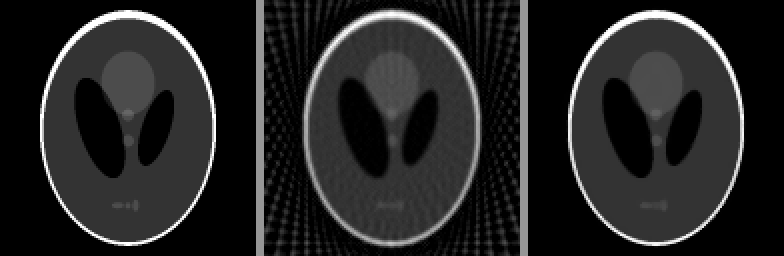
#> input picture algebraic-recon/fig-fewviews.png, 784 x 256 px, given in place of cell256.png, which was not available
$ python figs.py
#> lines starting #> are read from the running program, lines starting #| are printed output that depends on the picture
# Static figures for the quantisation unit. Run from the repository root:
#   python3 -I tools/figs/quantisation/figs.py
# Writes fig-*.svg / fig-*.png into quantisation/. The quantiser is the one of the
# quantise demo (demos/src/quantise/quant.ts): codes k = round(x L), L = 2^b - 1,
# Floyd-Steinberg error diffusion; random dither uses numpy's generator (fixed seed).
# Micrograph: demos/src/fourier2d/cell256.png (Robert M. Hunt, CC BY 3.0, Wikimedia Commons).
import math
import numpy as np
import matplotlib
matplotlib.use("Agg")
import matplotlib.pyplot as plt
from skimage import io

plt.rcParams.update({"font.size": 16, "svg.fonttype": "none", "axes.spines.top": False, "axes.spines.right": False})
C = ["#1f77b4", "#d62728", "#2ca02c", "#ff7f0e", "#9467bd"]
OUT = "quantisation/"

def save(fig, name, **kw):
    fig.savefig(OUT + name, **kw); plt.close(fig); print("wrote", OUT + name)

def quantise(x, b, dither="none", seed=11):
    L = 2 ** b - 1
    if dither == "none":
        return np.clip(np.round(x * L), 0, L) / L
    if dither == "random":
        u = np.random.default_rng(seed).random(x.shape)
        return np.clip(np.round(x * L + u - 0.5), 0, L) / L
    buf = x.astype(float) * L; h, w = buf.shape; out = np.zeros_like(buf)
    for y in range(h):
        for c in range(w):
            k = min(L, max(0, round(buf[y, c]))); e = buf[y, c] - k; out[y, c] = k / L
            if c + 1 < w: buf[y, c + 1] += e * 7 / 16
            if y + 1 < h:
                if c > 0: buf[y + 1, c - 1] += e * 3 / 16
                buf[y + 1, c] += e * 5 / 16
                if c + 1 < w: buf[y + 1, c + 1] += e / 16
    return out

def blobs(N):
    g = [[0.32, 0.35, 0.16, 0.65], [0.7, 0.3, 0.12, 0.5], [0.55, 0.72, 0.2, 0.75], [0.2, 0.8, 0.09, 0.35]]
    x = (np.arange(N) + 0.5) / N; X, Y = np.meshgrid(x, x)
    v = 0.08 + 0.1 * X
    for cx, cy, s, a in g: v = v + a * np.exp(-((X - cx) ** 2 + (Y - cy) ** 2) / (2 * s * s))
    return np.minimum(0.95, v)

cell = io.imread("demos/src/fourier2d/cell256.png").astype(float) / 255
#> cell: shape (256, 784) float64; min 0, max 1, mean 0.139

# 1. fig-sample-quant.svg: one continuous profile, sampled (where) and quantised (which values)
t = np.linspace(0, 10, 600)
f = lambda t: 0.5 + 0.3 * np.sin(0.9 * t) + 0.12 * np.sin(2.3 * t + 1)
fig, axs = plt.subplots(1, 2, figsize=(11, 3.3), sharey=True)
ax = axs[0]
ts = np.arange(0, 10.01, 0.8)
ax.plot(t, f(t), color="#999", lw=2)
ax.vlines(ts, 0, f(ts), color=C[0], lw=1.5); ax.plot(ts, f(ts), "o", color=C[0], ms=7)
ax.set_xlabel("position x: read only at grid points"); ax.set_ylabel("brightness")
ax = axs[1]
lv = np.arange(8) / 7
for l in lv: ax.axhline(l, color="#ccc", lw=1, zorder=0)
ax.plot(t, f(t), color="#999", lw=2)
ax.plot(t, np.round(f(t) * 7) / 7, color=C[1], lw=2.5)
ax.set_xlabel("values: rounded to 8 levels (3 bits)")
for a in axs: a.set_xticks([]); a.set_ylim(0, 1)
axs[0].set_yticks([0, 1]); axs[0].set_yticklabels(["black", "white"])
fig.tight_layout(); save(fig, "fig-sample-quant.svg", format="svg")
#> in save, `fig.savefig(OUT + name, **kw)`:
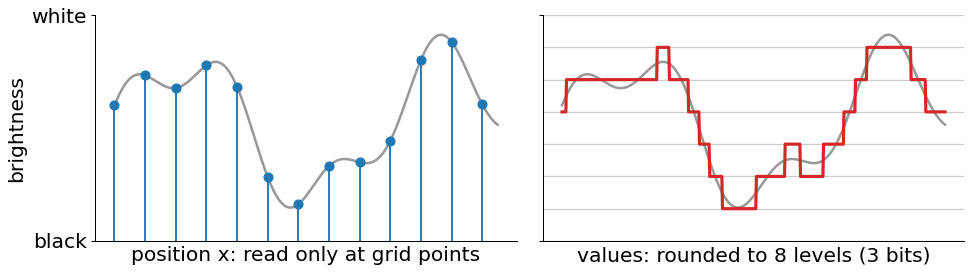
#> figure drawn by matplotlib, 2 panels

# 2. fig-bits-cell.png: the micrograph at 1, 2, 3, 4 and 8 bits
bits = [1, 2, 3, 4, 8]
fig, axs = plt.subplots(1, 5, figsize=(12.5, 3.0))
for ax, b in zip(axs, bits):
    ax.imshow(quantise(cell, b), cmap="gray", vmin=0, vmax=1, interpolation="nearest")
    ax.set_title(f"{b} bit{'s' if b > 1 else ''}: {2 ** b} levels", fontsize=16); ax.axis("off")
fig.tight_layout(pad=0.3); save(fig, "fig-bits-cell.png", dpi=110)
#> call 2 of save, with name = 'fig-bits-cell.png'
#> in save (call 2), `fig.savefig(OUT + name, **kw)`:
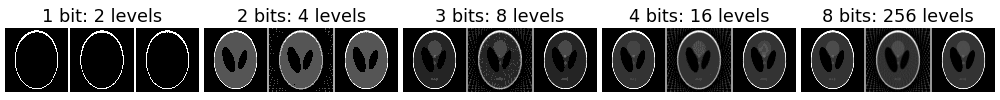
#> figure drawn by matplotlib, 5 panels

# 3. fig-sawtooth.svg: a slow ramp, its 3-bit version and the error, with the error histogram
b = 3; L = 2 ** b - 1; D = 1 / L
x = np.linspace(0, 1, 2000); q = np.round(x * L) / L; e = (q - x) / D
fig = plt.figure(figsize=(7.2, 5.6))
gs = fig.add_gridspec(2, 2, width_ratios=[4, 1.25], height_ratios=[1.25, 1], wspace=0.08, hspace=0.35)
ax = fig.add_subplot(gs[0, 0])
ax.plot(x, x, color="#999", lw=2, label="true value")
ax.plot(x, q, color=C[1], lw=2.5, label="rounded, 3 bits")
ax.set_ylabel("value"); ax.set_xticks([]); ax.legend(fontsize=14, frameon=False, loc="upper left")
ax = fig.add_subplot(gs[1, 0])
ax.plot(x, e, color=C[0], lw=2)
for yv in (-0.5, 0.5): ax.axhline(yv, color="#888", ls="--", lw=1)
ax.set_yticks([-0.5, 0, 0.5]); ax.set_yticklabels(["−Δ/2", "0", "+Δ/2"])
ax.set_ylabel("error"); ax.set_xlabel("position along a smooth ramp")
axh = fig.add_subplot(gs[1, 1], sharey=ax)
axh.hist(e, bins=24, range=(-0.6, 0.6), orientation="horizontal", color="#a6c8e4", edgecolor="none")
axh.set_xticks([]); plt.setp(axh.get_yticklabels(), visible=False)
axh.set_xlabel("histogram\n(flat)", fontsize=14)
save(fig, "fig-sawtooth.svg", format="svg", bbox_inches="tight")
#> call 3 of save, with name = 'fig-sawtooth.svg'
#> in save (call 3), `fig.savefig(OUT + name, **kw)`:
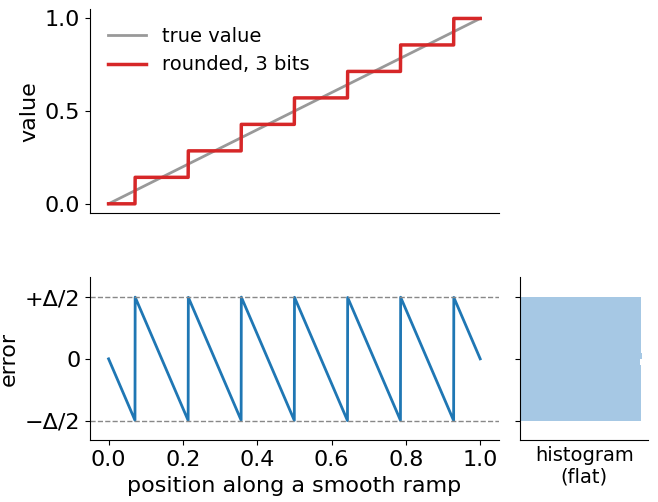
#> figure drawn by matplotlib, 3 panels; panel 2: curve peaks at x = 0.357, y = 0.5

# 4. fig-dither.png: smooth blobs at 3 bits: plain rounding, random dither, error diffusion
B = blobs(256)
fig, axs = plt.subplots(1, 4, figsize=(12.5, 3.55))
for ax, (img, lab) in zip(axs, [(B, "original"), (quantise(B, 3), "3 bits: banding"),
                                (quantise(B, 3, "random"), "3 bits + random dither"),
                                (quantise(B, 3, "diffuse"), "3 bits + error diffusion")]):
    ax.imshow(img, cmap="gray", vmin=0, vmax=1, interpolation="nearest"); ax.set_title(lab, fontsize=16); ax.axis("off")
fig.tight_layout(pad=0.3); save(fig, "fig-dither.png", dpi=110)
#> call 4 of save, with name = 'fig-dither.png'
#> in save (call 4), `fig.savefig(OUT + name, **kw)`:
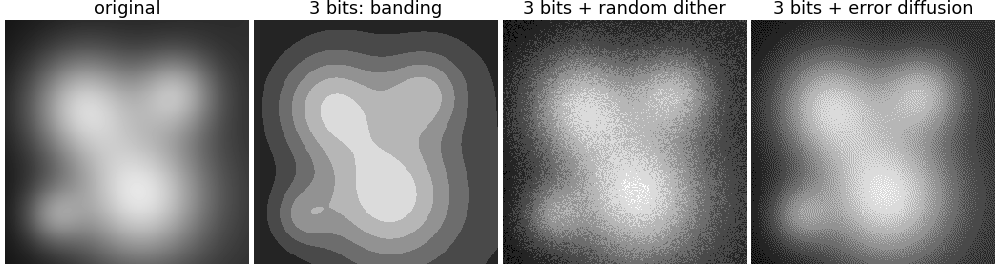
#> figure drawn by matplotlib, 4 panels

# check numbers quoted on the slides: RMS error on the ramp at 4 bits (demo ramp, N = 256)
N = 256; j, i = np.meshgrid(np.arange(N), np.arange(N)); rampimg = (j * N + i) / (N * N - 1)
print("ramp 4 bits RMS", np.sqrt(np.mean((quantise(rampimg, 4) - rampimg) ** 2)), "theory", 1 / 15 / math.sqrt(12))
